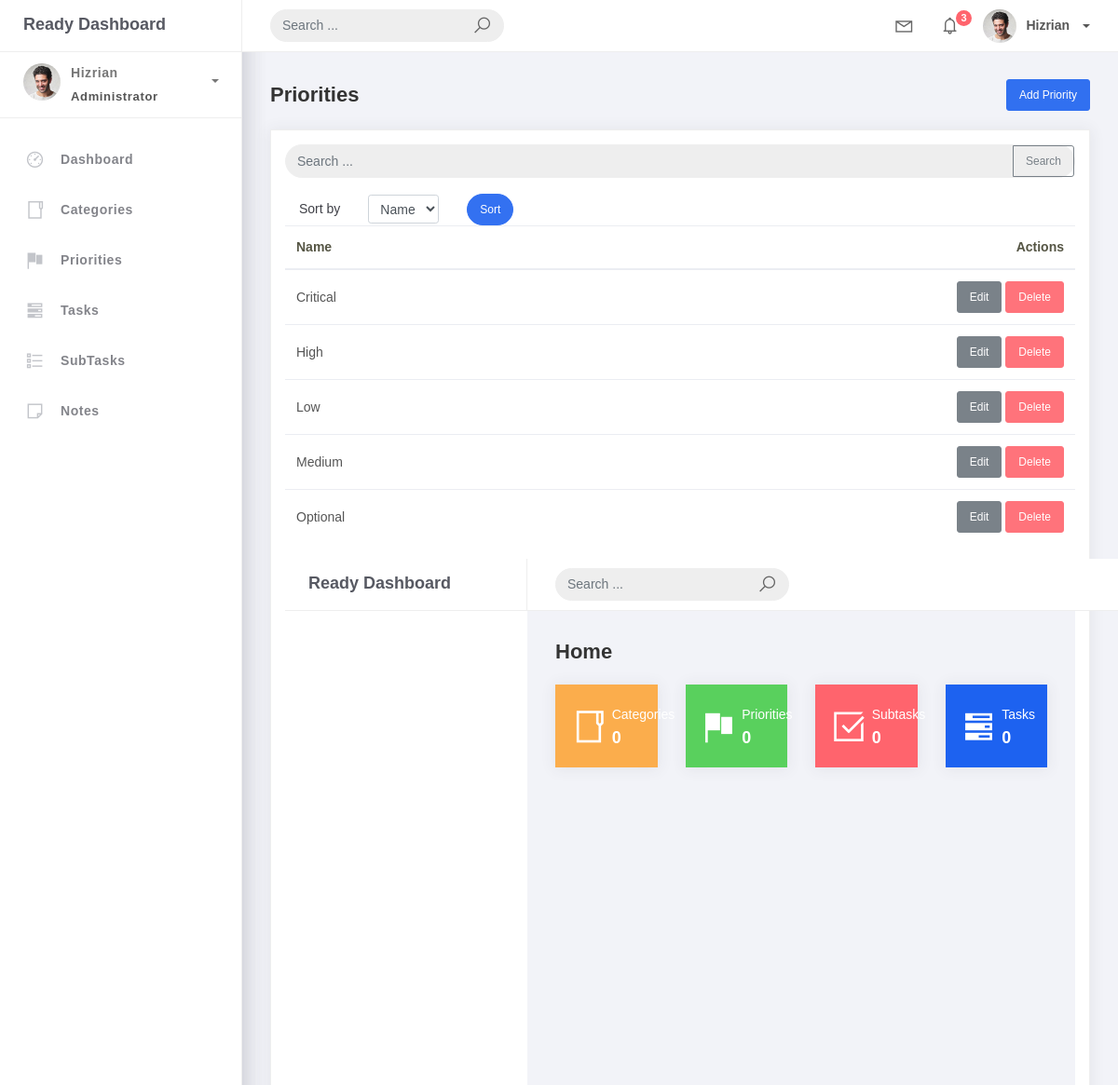
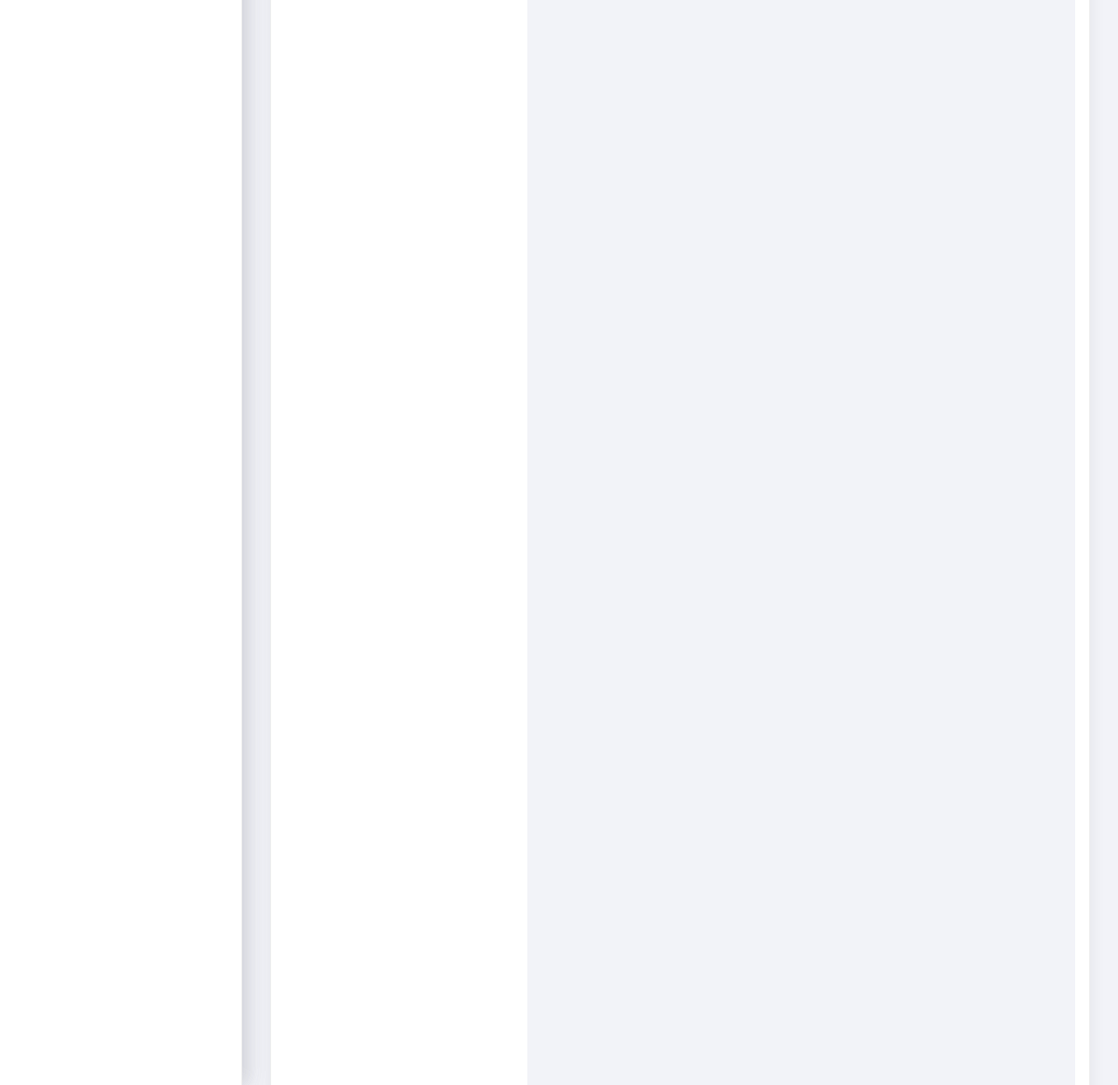
Screenshot of /priorities/ with the database file from the repository (2 pictures, top to bottom).
### Application/models.py (models this page shows, shortened)
class BaseModel(models.Model):
    created_at = models.DateTimeField(auto_now_add=True)
    updated_at = models.DateTimeField(auto_now=True)
    class Meta:
        abstract = True

class Priority(BaseModel):
    name = models.CharField(max_length=100)
    class Meta:
        verbose_name = "Priority"
        verbose_name_plural = "Priorities"

### Application/views.py (the view)
# urls.py: path('priorities/', views.PriorityListView.as_view(), name='priority-list'),
class PriorityListView(ListView):
    model = Priority
    template_name = 'priority_list.html'
    context_object_name = 'priorities'
    def get_ordering(self):
        allowed = ['name']
        sort_by = self.request.GET.get('sort_by')
        if sort_by in allowed:
            return sort_by
        return 'name'
    def get_queryset(self):
        qs = super().get_queryset()
        q = self.request.GET.get('q')
        if q:
            qs = qs.filter(name__icontains=q)
        return qs
    def get_context_data(self, **kwargs):
        context = super().get_context_data(**kwargs)
        context['q'] = self.request.GET.get('q', '')
        context['sort_by'] = self.get_ordering()
        return context

### templates/priority_list.html (shortened to what this page needs)
{% extends 'base.html' %}
{% block content %}
<div class="content">
  <div class="container-fluid">
    <h4 class="page-title d-flex justify-content-between align-items-center">
      <span>Priorities</span>
      <a href="{% url 'priority-add' %}" class="btn btn-primary btn-sm">Add Priority</a>
    </h4>
    <div class="card">
      <div class="card-body table-responsive">
        {% include 'includes/search_form.html' %}
        {% with current=sort_by|default:'name' %}
        <div class="col-md-12">
          <form method="get" class="row g-2 align-items-center">
            <div class="col-auto">
              <label for="prioritySortSelect" class="col-form-label">Sort by</label>
            </div>
            <div class="col-auto">
              <select class="form-control form-control-sm" id="prioritySortSelect" name="sort_by" onchange="this.form.submit()">
                <option value="name" {% if current == 'name' %}selected{% endif %}>Name</option>
              </select>
            </div>
            <div class="col-auto">
              <button type="submit" class="btn btn-primary btn-sm btn-rounded">Sort</button>
            </div>
          </form>
        </div>
        {% endwith %}
        <table class="table">
          <thead>
            <tr>
              <th>Name</th>
              <th class="text-right">Actions</th>
            </tr>
          </thead>
          <tbody>
            {% for priority in priorities %}
            <tr>
              <td>{{ priority.name }}</td>
              <td class="text-right">
                <a href="{% url 'priority-edit' priority.pk %}" class="btn btn-sm btn-secondary">Edit</a>
                <a href="{% url 'priority-delete' priority.pk %}" class="btn btn-sm btn-danger">Delete</a>
              </td>
            </tr>
            {% empty %}
            <tr>
              <td colspan="2">No priorities yet.</td>
            </tr>
            {% endfor %}
          </tbody>
        </table>
        {% include 'includes/pagination.html' %}
{% endblock %}

### rows the page displays
Priority: name "Critical"
Priority: name "High"
Priority: name "Low"
Priority: name "Medium"
Priority: name "Optional"

### other values shown
{{ categories_count|default:"0" }} "0"
{{ priorities_count|default:"0" }} "0"
{{ subtasks_count|default:"0" }} "0"
{{ tasks_count|default:"0" }} "0"
